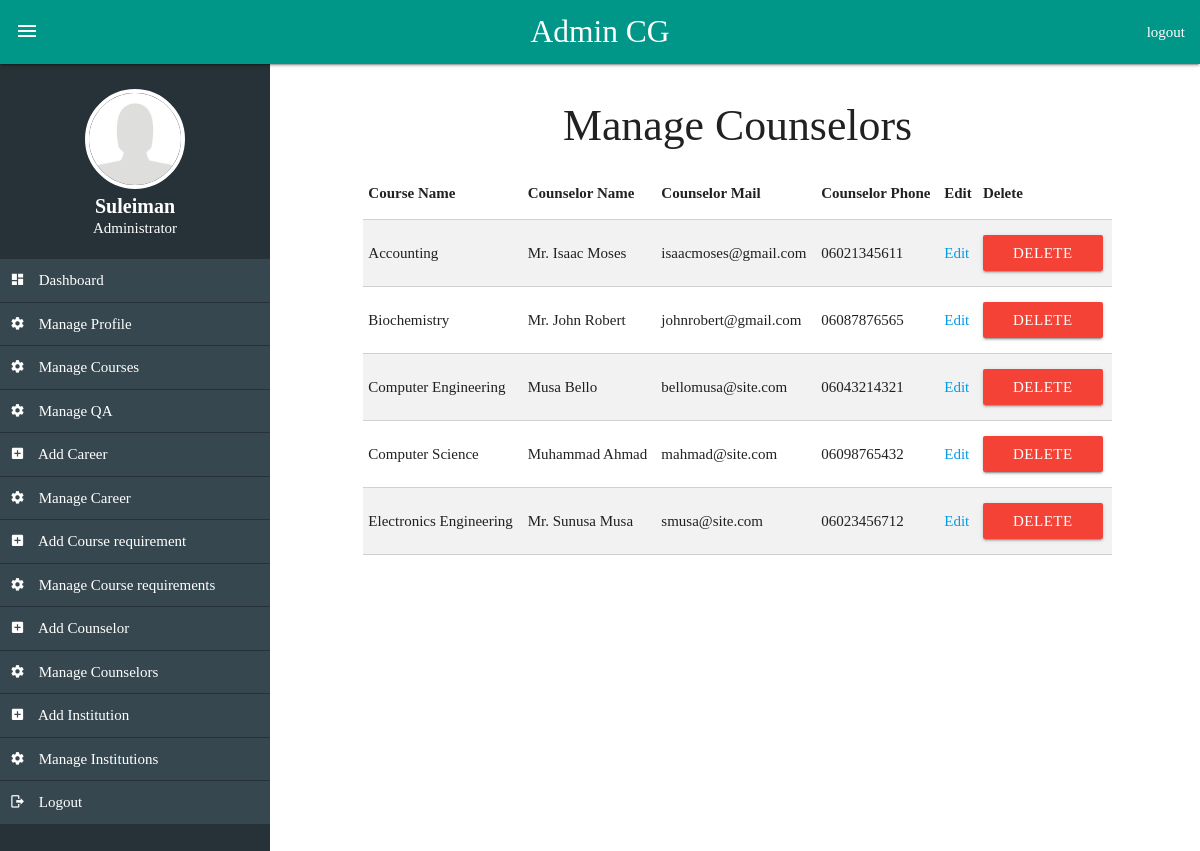
The app's page /admin/admin.php?action=manage_counselors (signed in), older data.
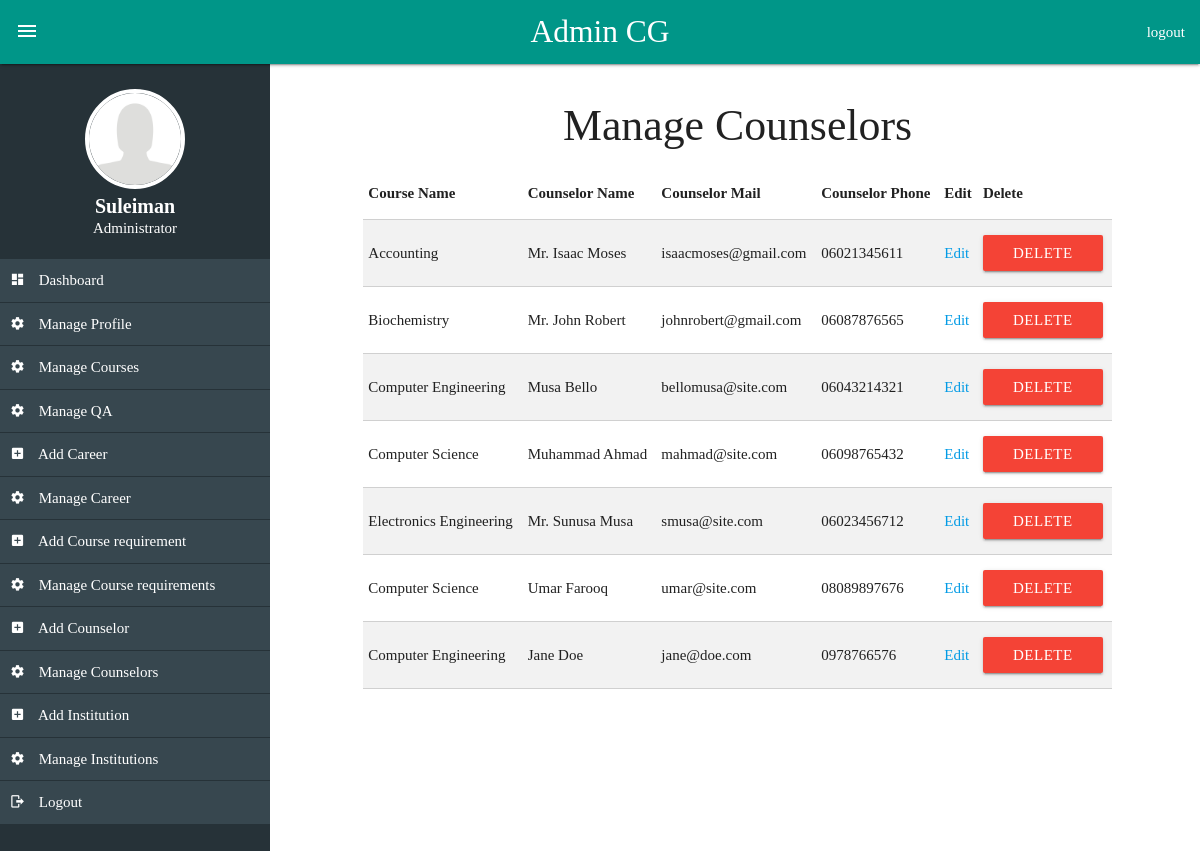
The same page, newer data.
### tables this page shows
CREATE TABLE `counselors` (
  `id` int(11) NOT NULL,
  `course_id` int(11) NOT NULL,
  `name` varchar(200) NOT NULL,
  `email` varchar(150) NOT NULL,
  `phone` varchar(20) NOT NULL,
  `password` varchar(255) NOT NULL
);

CREATE TABLE `courses` (
  `course_id` int(11) NOT NULL,
  `course_name` varchar(255) NOT NULL,
  `course_desc` text NOT NULL
);

### admin/includes/manage_counselors.php (the view, shortened to what the changed rows need)
<section class="col s12 m10 offset-m1">
	<table class="bordered striped">
    <thead>
      <tr>
          <th data-field="name">Course Name</th>
          <th data-field="cname">Counselor Name</th>
          <th data-field="mail">Counselor Mail</th>
          <th data-field="phone">Counselor Phone</th>
          <th data-field="edit">Edit </th>
          <th data-field="delete">Delete </th>
      </tr>
    </thead>
    <tbody>
      <?php
      	$sql = "SELECT * FROM `counselors`";
      	$run_sql = @mysqli_query($dbc, $sql);
      	while($row = mysqli_fetch_array($run_sql)){
      		$course_id = $row["course_id"];
      ?>
      <tr>
        <td>
          <?php
          $gq = mysqli_query($dbc, "SELECT course_name FROM courses WHERE course_id='$course_id'");
          $d = mysqli_fetch_array($gq);
          echo $d["course_name"];
          ?>
        </td>
        <td><?php echo $row["name"]; ?></td>
        <td><?php echo $row["email"]; ?></td>
        <td><?php echo $row["phone"]; ?></td>
        <td><a href="admin.php?action=edit_counselor&id=<?php echo $row['id']; ?>">Edit</a></td>
        <td><a class="waves-effect waves-light btn red" href="admin.php?action=delete_couselor&id=<?php echo $row['id']; ?>">Delete</a></td>
      </tr>
    	<?php } ?>
    </tbody>
  </table>
</section>

### admin/admin.php (shortened to what the changed rows need)
<?php
require_once '../connection.php';
  $username = $_SESSION['admin'];
?>
<!DOCTYPE html>
<html lang="en">
<head>
	<link href="../css/materialize.css" type="text/css" rel="stylesheet" media="screen,projection"/>
  <link href="../css/admin.css" type="text/css" rel="stylesheet" media="screen,projection"/>
  <link href="../css/materialdesignicons.min.css" media="all" rel="stylesheet" type="text/css" />
</head>
<body>
  <div class="row">
    <aside class=" blue-grey darken-4 hide-on-small-only" id="sidebar">
      <div class="valign-wrapper sidebar-header">
        <div class="row">
          <div class="col s12">
            <?php
              $sql = "SELECT * FROM `admin` WHERE `username`='$username'";
              $query = @mysqli_query($dbc, $sql);
              while ($row = mysqli_fetch_array($query)) {
                $fullname = $row['fullname'];
                $photo = $row['photo'];
            ?>
            <img src="../images/<?php echo $photo; ?>" class="responsive-img circle" alt="" style="width: 100px">
            <div class="white-text center-align">
              <h3 class="h3"><?php echo $fullname; ?></h3>
              <p>Administrator</p>
            </div>
            <?php } ?>
          </div>
        </div>
      </div>
    </aside>
    <main id="main" class="section">
      <?php
        if(isset($_GET['action']) && $_GET['action'] === "add_course"){
          require_once 'includes/add_course.php';
        }else if(isset($_GET['action']) && $_GET['action'] === "manage_courses"){
          require_once 'includes/manage_courses.php';
        }else if(isset($_GET['action']) && $_GET['action'] === "edit_course"){
          require_once 'includes/edit_course.php';
        }else if(isset($_GET['action']) && $_GET['action'] === "delete_course"){
          require_once 'includes/delete_course.php';
        }else if(isset($_GET['action']) && $_GET['action'] === "update_admin"){
          require_once 'includes/update_admin.php';
        }else if(isset($_GET['action']) && $_GET['action'] === "manage_admin"){
          require_once 'includes/manage_admin.php';
        }else if(isset($_GET['action']) && $_GET['action'] === "change_password"){
          require_once 'includes/change_password.php';
        }else if(isset($_GET['action']) && $_GET['action'] === "change_password"){
          require_once 'includes/change_password.php';
        }else if(isset($_GET['action']) && $_GET['action'] === "add_course_requirement"){
          require_once 'includes/add_course_requirement.php';
        }else if(isset($_GET['action']) && $_GET['action'] === "manage_requirements"){
          require_once 'includes/manage_requirements.php';
        }else if(isset($_GET['action']) && $_GET['action'] === "edit_requirements"){
          require_once 'includes/edit_requirements.php';
        }else if(isset($_GET['action']) && $_GET['action'] === "delete_requirement"){
          require_once 'includes/delete_requirements.php';
        }else if(isset($_GET['action']) && $_GET['action'] === "add_institution"){
          require_once 'includes/add_institution.php';
        }else if(isset($_GET['action']) && $_GET['action'] === "manage_institutions"){
          require_once 'includes/manage_institutions.php';
        }else if(isset($_GET['action']) && $_GET['action'] === "edit_institution"){
          require_once 'includes/edit_institution.php';
        }else if(isset($_GET['action']) && $_GET['action'] === "delete_institution"){
          require_once 'includes/delete_institution.php';
        }else if(isset($_GET['action']) && $_GET['action'] === "add_course_career"){
          require_once 'includes/add_course_career.php';
        }else if(isset($_GET['action']) && $_GET['action'] === "manage_career"){
          require_once 'includes/manage_course_career.php';
        }else if(isset($_GET['action']) && $_GET['action'] === "edit_career"){
          require_once 'includes/edit_career.php';
        }else if(isset($_GET['action']) && $_GET['action'] === "delete_career"){
          require_once 'includes/delete_career.php';
        }else if(isset($_GET['action']) && $_GET['action'] === "manage_questions"){
          require_once 'includes/questions.php';
        }else if(isset($_GET['action']) && $_GET['action'] === "add_question"){
          require_once 'includes/add_question.php';
        }else if(isset($_GET['action']) && $_GET['action'] === "add_counselor"){
          require_once 'includes/add_counselor.php';
        }else if(isset($_GET['action']) && $_GET['action'] === "manage_counselors"){
          require_once 'includes/manage_counselors.php';
        }else if(isset($_GET['action']) && $_GET['action'] === "edit_counselor"){
          require_once 'includes/edit_counselor.php';
        }else if(isset($_GET['action']) && $_GET['action'] === "delete_counselor"){
          require_once 'includes/delete_counselor.php';
        }
      ?>
    </main>
  </div>
</body>
</html>

Row changes from the older to the newer data that the page shows:
added counselors: course.course_name "Computer Science", name "Umar Farooq", email "umar@site.com", phone "08089897676"
added counselors: course.course_name "Computer Engineering", name "Jane Doe", email "jane@doe.com", phone "0978766576"
